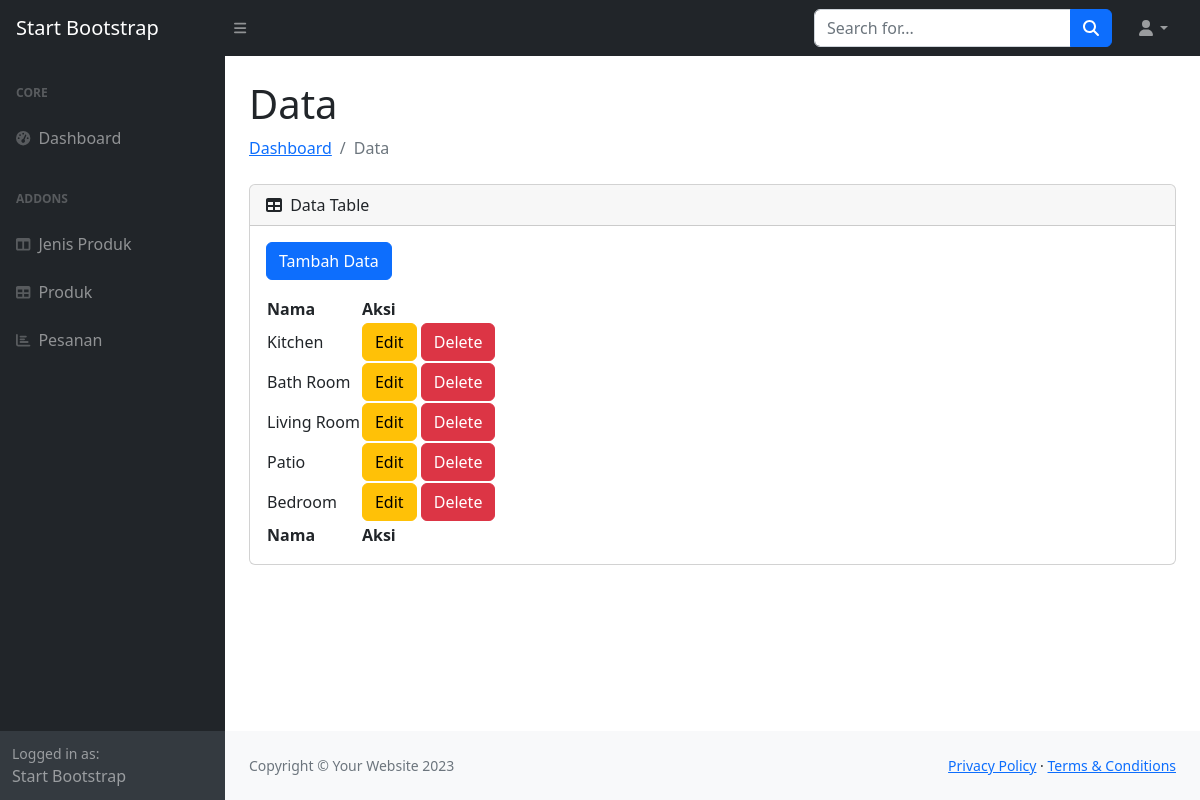
Page /admin/jenis_produk.php on the committed database.
### tables this page shows
CREATE TABLE `jenis_produk` (
  `id` int(11) NOT NULL,
  `nama` varchar(45) NOT NULL
);

### admin/jenis_produk.php (the view)
<?php include 'layouts/header.php' ?>
<main>
    <div class="container-fluid px-4">
        <h1 class="mt-4">Data</h1>
        <ol class="breadcrumb mb-4">
            <li class="breadcrumb-item"><a href="index.php">Dashboard</a></li>
            <li class="breadcrumb-item active">Data</li>
        </ol>
        <div class="card mb-4">
            <div class="card-header">
                <i class="fas fa-table me-1"></i>
                Data Table
            </div>
            <div class="card-body">
                <a href="form_jenis_produk.php" class="btn btn-primary mb-3">Tambah Data</a>
                <table id="datatablesSimple">
                    <thead>
                        <tr>
                            <th>Nama</th>
                            <th>Aksi</th>
                        </tr>
                    </thead>
                    <tfoot>
                        <tr>
                            <th>Nama</th>
                            <th>Aksi</th>
                        </tr>
                    </tfoot>
                    <tbody>
                        <?php
                        $sql = "SELECT * FROM jenis_produk";
                        $stmt = $dbh->prepare($sql);
                        $stmt->execute();
                        $jenis_produk = $stmt->fetchAll();
                        foreach ($jenis_produk as $jp) {
                        ?>
                            <tr>
                                <td><?= $jp['nama'] ?></td>
                                <td>
                                    <a href="form_jenis_produk.php?idedit=<?= $jp['id'] ?>" class="btn btn-warning">Edit</a>
                                    <a href="form_jenis_produk.php?iddel=<?= $jp['id'] ?>" class="btn btn-danger">Delete</a>
                                </td>
                            </tr>
                        <?php } ?>
                    </tbody>
                </table>
            </div>
        </div>
    </div>
</main>
<?php include 'layouts/footer.php' ?>

### rows in the picture
jenis_produk: nama "Kitchen"
jenis_produk: nama "Bath Room"
jenis_produk: nama "Living Room"
jenis_produk: nama "Patio"
jenis_produk: nama "Bedroom"
